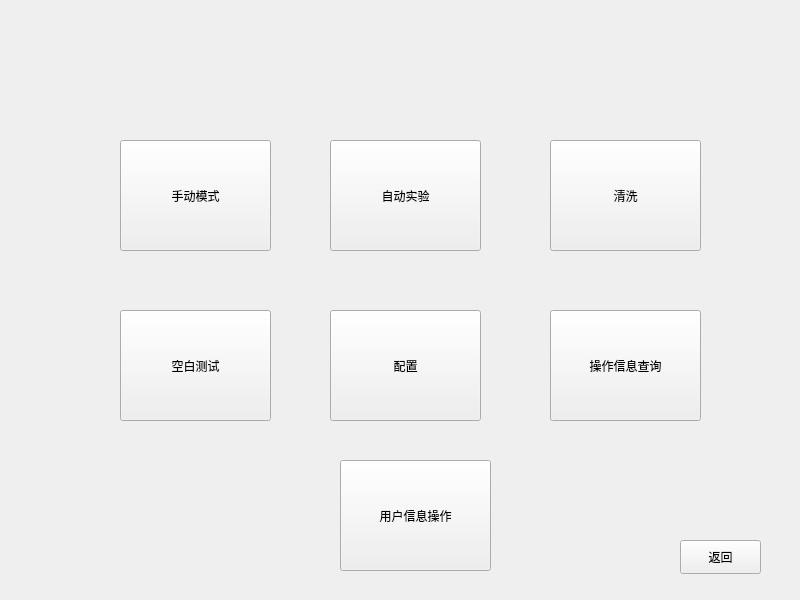
<?xml version="1.0" encoding="UTF-8"?>
<ui version="4.0">
 <class>OperaWin</class>
 <widget class="QMainWindow" name="OperaWin">
  <property name="geometry">
   <rect>
    <x>0</x>
    <y>0</y>
    <width>800</width>
    <height>600</height>
   </rect>
  </property>
  <property name="windowTitle">
   <string>MainWindow</string>
  </property>
  <widget class="QWidget" name="centralwidget">
   <widget class="QPushButton" name="ShoudongBt">
    <property name="geometry">
     <rect>
      <x>120</x>
      <y>140</y>
      <width>151</width>
      <height>111</height>
     </rect>
    </property>
    <property name="text">
     <string>手动模式</string>
    </property>
   </widget>
   <widget class="QPushButton" name="UserInfoOp">
    <property name="geometry">
     <rect>
      <x>340</x>
      <y>460</y>
      <width>151</width>
      <height>111</height>
     </rect>
    </property>
    <property name="text">
     <string>用户信息操作</string>
    </property>
   </widget>
   <widget class="QPushButton" name="ReturnBt">
    <property name="geometry">
     <rect>
      <x>680</x>
      <y>540</y>
      <width>81</width>
      <height>34</height>
     </rect>
    </property>
    <property name="text">
     <string>返回</string>
    </property>
   </widget>
   <widget class="QPushButton" name="CfgBt">
    <property name="geometry">
     <rect>
      <x>330</x>
      <y>310</y>
      <width>151</width>
      <height>111</height>
     </rect>
    </property>
    <property name="text">
     <string>配置</string>
    </property>
   </widget>
   <widget class="QPushButton" name="AutoTest">
    <property name="geometry">
     <rect>
      <x>330</x>
      <y>140</y>
      <width>151</width>
      <height>111</height>
     </rect>
    </property>
    <property name="text">
     <string>自动实验</string>
    </property>
   </widget>
   <widget class="QPushButton" name="ClrBt">
    <property name="geometry">
     <rect>
      <x>550</x>
      <y>140</y>
      <width>151</width>
      <height>111</height>
     </rect>
    </property>
    <property name="text">
     <string>清洗</string>
    </property>
   </widget>
   <widget class="QPushButton" name="KongB_Test">
    <property name="geometry">
     <rect>
      <x>120</x>
      <y>310</y>
      <width>151</width>
      <height>111</height>
     </rect>
    </property>
    <property name="text">
     <string>空白测试</string>
    </property>
   </widget>
   <widget class="QPushButton" name="AllOperaData">
    <property name="geometry">
     <rect>
      <x>550</x>
      <y>310</y>
      <width>151</width>
      <height>111</height>
     </rect>
    </property>
    <property name="text">
     <string>操作信息查询</string>
    </property>
   </widget>
  </widget>
 </widget>
 <resources/>
 <connections/>
</ui>
